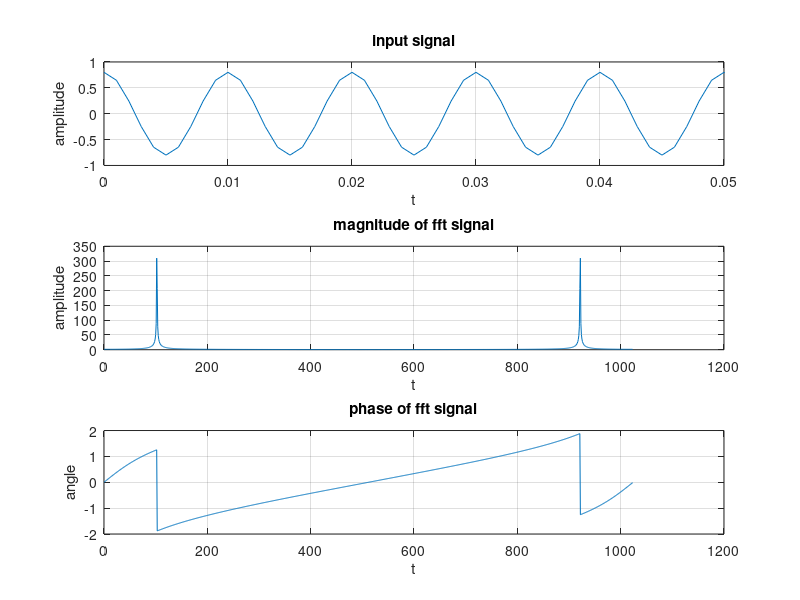

MATLAB code to generate this figure:
fs=1000;
N=1024; % length of fft sequence
t= [0: N-1] *(1/fs); % input signal
x=0.8*cos(2*pi*100*t);
subplot (3,1,1);
plot(t,x);
axis ([0 0.05 -1 1]);
grid;
xlabel('t');
ylabel('amplitude');
title ('input signal'); % Fourier transform of given signal


x1=fft(x); % magnitude spectrum
k=0: N-1;
Xmag=abs(x1);
subplot (3,1,2);
plot (k, Xmag);
grid;
xlabel('t');
ylabel('amplitude');
title ('magnitude of fft signal') %phase spectrum
Xphase=angle(x1);
subplot (3,1,3);
plot (k, Xphase);
grid;
xlabel('t');
ylabel('angle');
title ('phase of fft signal');